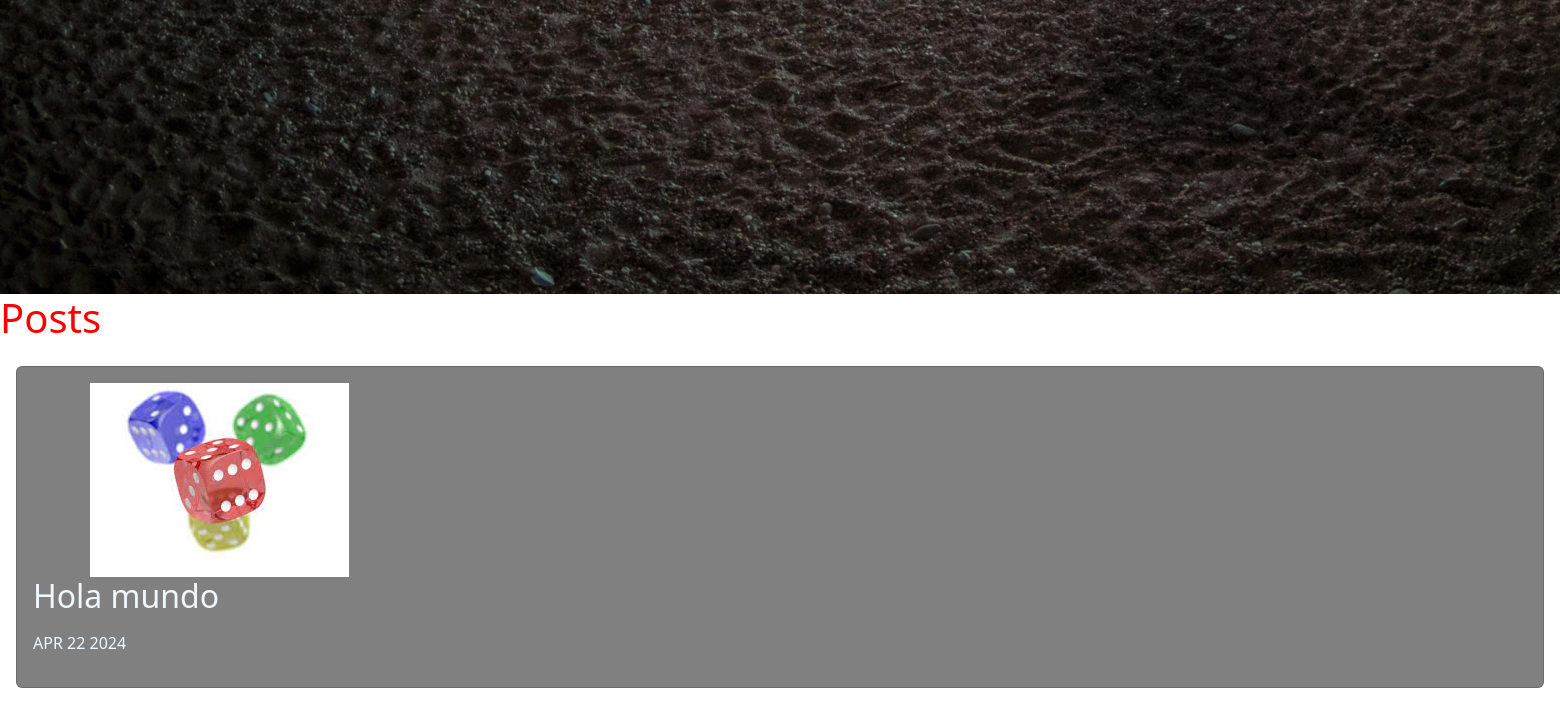
/ (lower part), run on an earlier commit of the app's database.
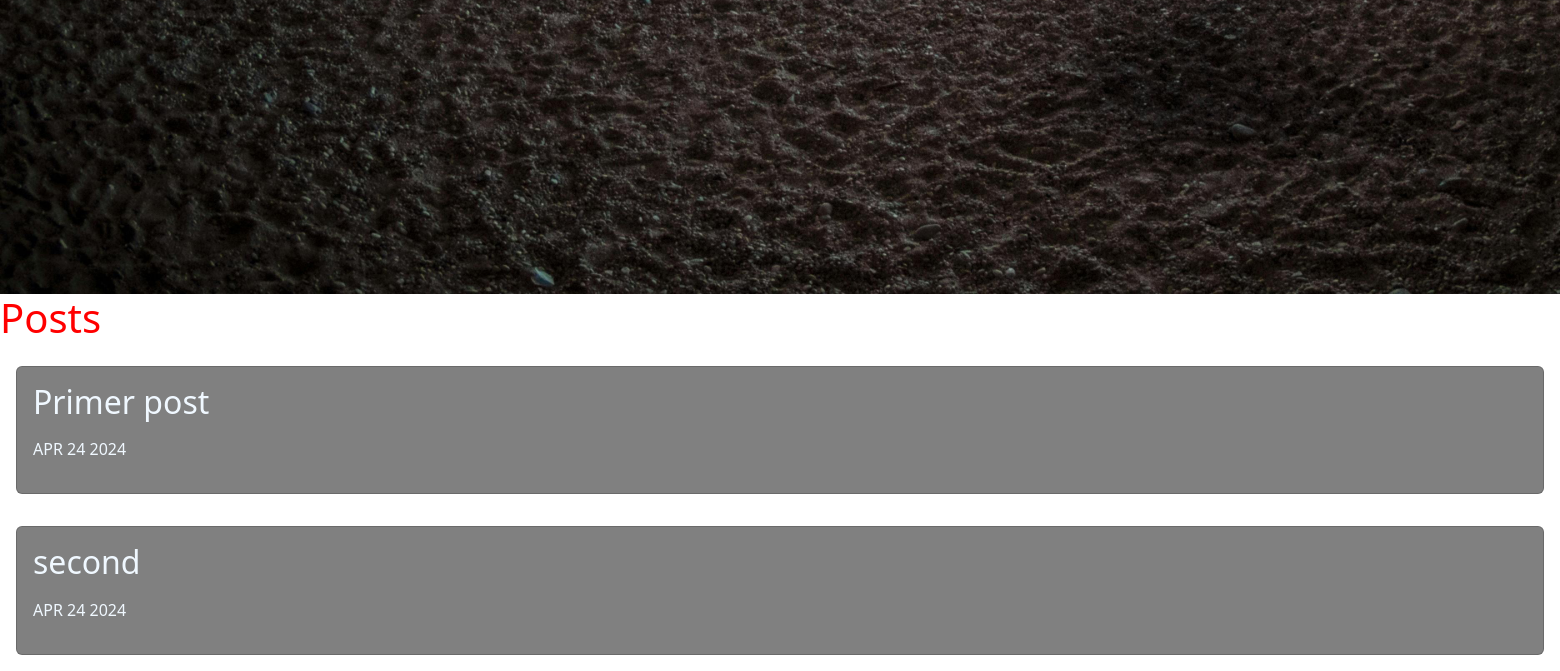
And on a later commit of the database.
### posted/models.py (models this page shows)
class Post(models.Model):
    title = models.CharField(max_length=100, null=False)
    image = models.ImageField(null=True, blank=True, upload_to="media")
    publish = CKEditor5Field(blank=True, config_name="extends")
    date = models.DateField(datetime.date.today)

### posted/views.py (the view)
# urls.py: path('', posted, name='home'),
def posted(request):
    posts = Post.objects.all()
    return render(request, 'home.html',{'posts':posts})

### posted/templates/home.html (shortened to what this page needs)
{% extends 'layouts/base.html' %} {% block content %}
<h1>Posts</h1>
{% for post in posts %}
<div class="p-3">
    <div class="card card-body bg">
        <div class="rew">
            {% if post.image %}
            <div class="col-3">
                <img src="{{post.image.url}}" alt="{{post.title}}" class="img.fluid" />
            </div>
            {% endif %}
            <div class="col-9">
                <h2>{{post.title}}</h2>
                <p>{{post.date|date:'M d Y'|upper}}</p>
            </div>
        </div>
    </div>
</div>
{% endfor %}
{% endblock %}

### posted/templates/layouts/base.html (shortened to what this page needs)
{% load static %}
<!DOCTYPE html>
<html lang="en">
<head>
    <link href="https://cdn.jsdelivr.net/npm/bootstrap@5.3.3/dist/css/bootstrap.min.css" rel="stylesheet">
    <link rel="stylesheet" href="{% static 'main.css' %}">
</head>
<body>
    <main>
        <img src="{% static 'photos/backgr.jpg' %}" alt="image" class="my-back">
        {% block content %}
        {% endblock %}
    </main>
</body>
</html>

### posted/static/main.css (style rules this page uses)
img { display: block; margin: auto; }
h1 { color: red; }
.my-back { box-sizing:border-box; width: 1920px; height: auto; }
.bg { color: aliceblue; background-color: gray; }

What changed in the data, as far as the page shows it:
removed Post: image (picture), title "Hola mundo", date "APR 22 2024"
added Post: title "Primer post", date "APR 24 2024"
added Post: title "second", date "APR 24 2024"
